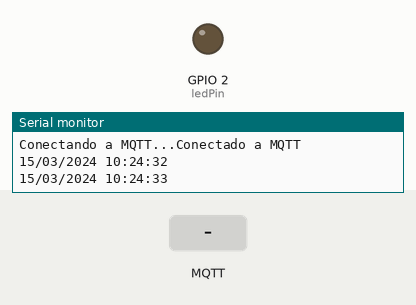
Simulated run of this sketch. Board: ESP32. Shown: output pins drawn as LEDs (lit = HIGH), the last lines printed to the serial monitor. Inputs (shaded band) come from the test bench. WiFi joins after 1.5 s; servers stay silent unless stated; the local clock reads 2024-03-15 10:24:30 at power-on unless the sketch sets it; no MQTT or app messages arrive unless stated.

Above: at 3.2 s.
3.3 s: MQTT message "1" arrives on the first subscribed topic
At 5.0 s:
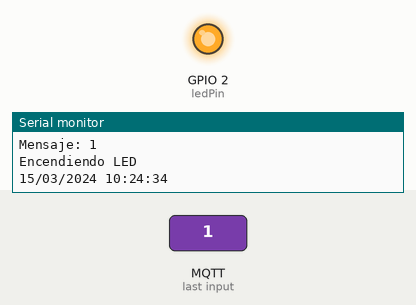
5.5 s: MQTT message "0" arrives on the first subscribed topic
At 6.7 s:
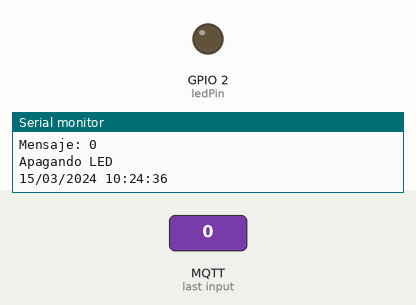
Timing chart, 0 to 8.5 s (numbered marks = the images above; inputs shaded):
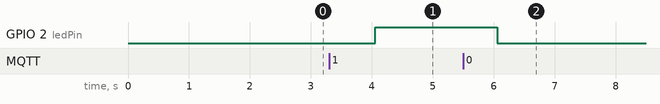

Measured:
- after the input at 3.3 s, GPIO 2 (ledPin): LOW → HIGH after 0.76 s
- after the input at 5.5 s, GPIO 2 (ledPin): HIGH → LOW after 0.56 s

The sketch:

3.2.ino
```cpp
#include <WiFi.h>
#include <PubSubClient.h>
#include "time.h"

// WiFi
const char* ssid = "MiFibra-3366";//wifi personal, clase :"ALUMNOS_CICLOS";
const char* password = "4JX5dynX";//wifi personal,clase :"Ciclos2025sz?";

// NTP
const char* ntpServer = "es.pool.ntp.org";
const int32_t gmtOffset_sec = 3600;
const int32_t daylightOffset_sec = 3600;//horario de verano , si fuera de invierno seria un 0.

// MQTT
const char* mqtt_server = "broker.emqx.io";
const char* mqtt_username = "Dani";
const char* mqtt_password = "1234";
const int mqtt_port = 1883;

WiFiClient espClient;
PubSubClient mqtt_client(espClient);

struct tm timeinfo;

// LED conectado al pin GPIO 2
const int ledPin = 2;

// Callback MQTT
void callback(char* topic, byte* payload, unsigned int length) {
  Serial.print("Mensaje recibido en el tópico: ");
  Serial.println(topic);

  String message;
  for (unsigned int i = 0; i < length; i++) {
    message += (char)payload[i];
  }

  Serial.print("Mensaje: ");
  Serial.println(message);

  if (message == "1") {
    Serial.println("Encendiendo LED");
    digitalWrite(ledPin, HIGH); // Encender LED
  } else if (message == "0") {
    Serial.println("Apagando LED");
    digitalWrite(ledPin, LOW); // Apagar LED
  }
}

void reconnect() {
  Serial.print("Conectando a MQTT...");
  String client_id = "esp32-client-" + String(WiFi.macAddress());
  if (mqtt_client.connect(client_id.c_str(), mqtt_username, mqtt_password)) {
    Serial.println("Conectado a MQTT");
    mqtt_client.subscribe("sensor/boton");
  } else {
    Serial.print("Error, código: ");
    Serial.println(mqtt_client.state());
    delay(5000);
  }
}

void setup() {
  Serial.begin(115200);

  pinMode(ledPin, OUTPUT);        // Inicializar pin del LED
  digitalWrite(ledPin, LOW);      // Asegurarse que el LED inicia apagado

  WiFi.begin(ssid, password);
  Serial.println("Conectando a WiFi...");
  while (WiFi.status() != WL_CONNECTED) {
    delay(1000);
    Serial.print(".");
  }
  Serial.println("\nWiFi conectado. IP:");
  Serial.println(WiFi.localIP());

  configTime(gmtOffset_sec, daylightOffset_sec, ntpServer);

  mqtt_client.setServer(mqtt_server, mqtt_port);
  mqtt_client.setCallback(callback);
}

void loop() {
  if (!mqtt_client.connected()) {
    reconnect();
  }

  mqtt_client.loop();

  if (getLocalTime(&timeinfo)) {
    char formattedTime[64];
    strftime(formattedTime, sizeof(formattedTime), "%d/%m/%Y %H:%M:%S", &timeinfo);
    Serial.println(formattedTime);
    mqtt_client.publish("sensor/hora", formattedTime);
  }

  delay(1000);
}
```
